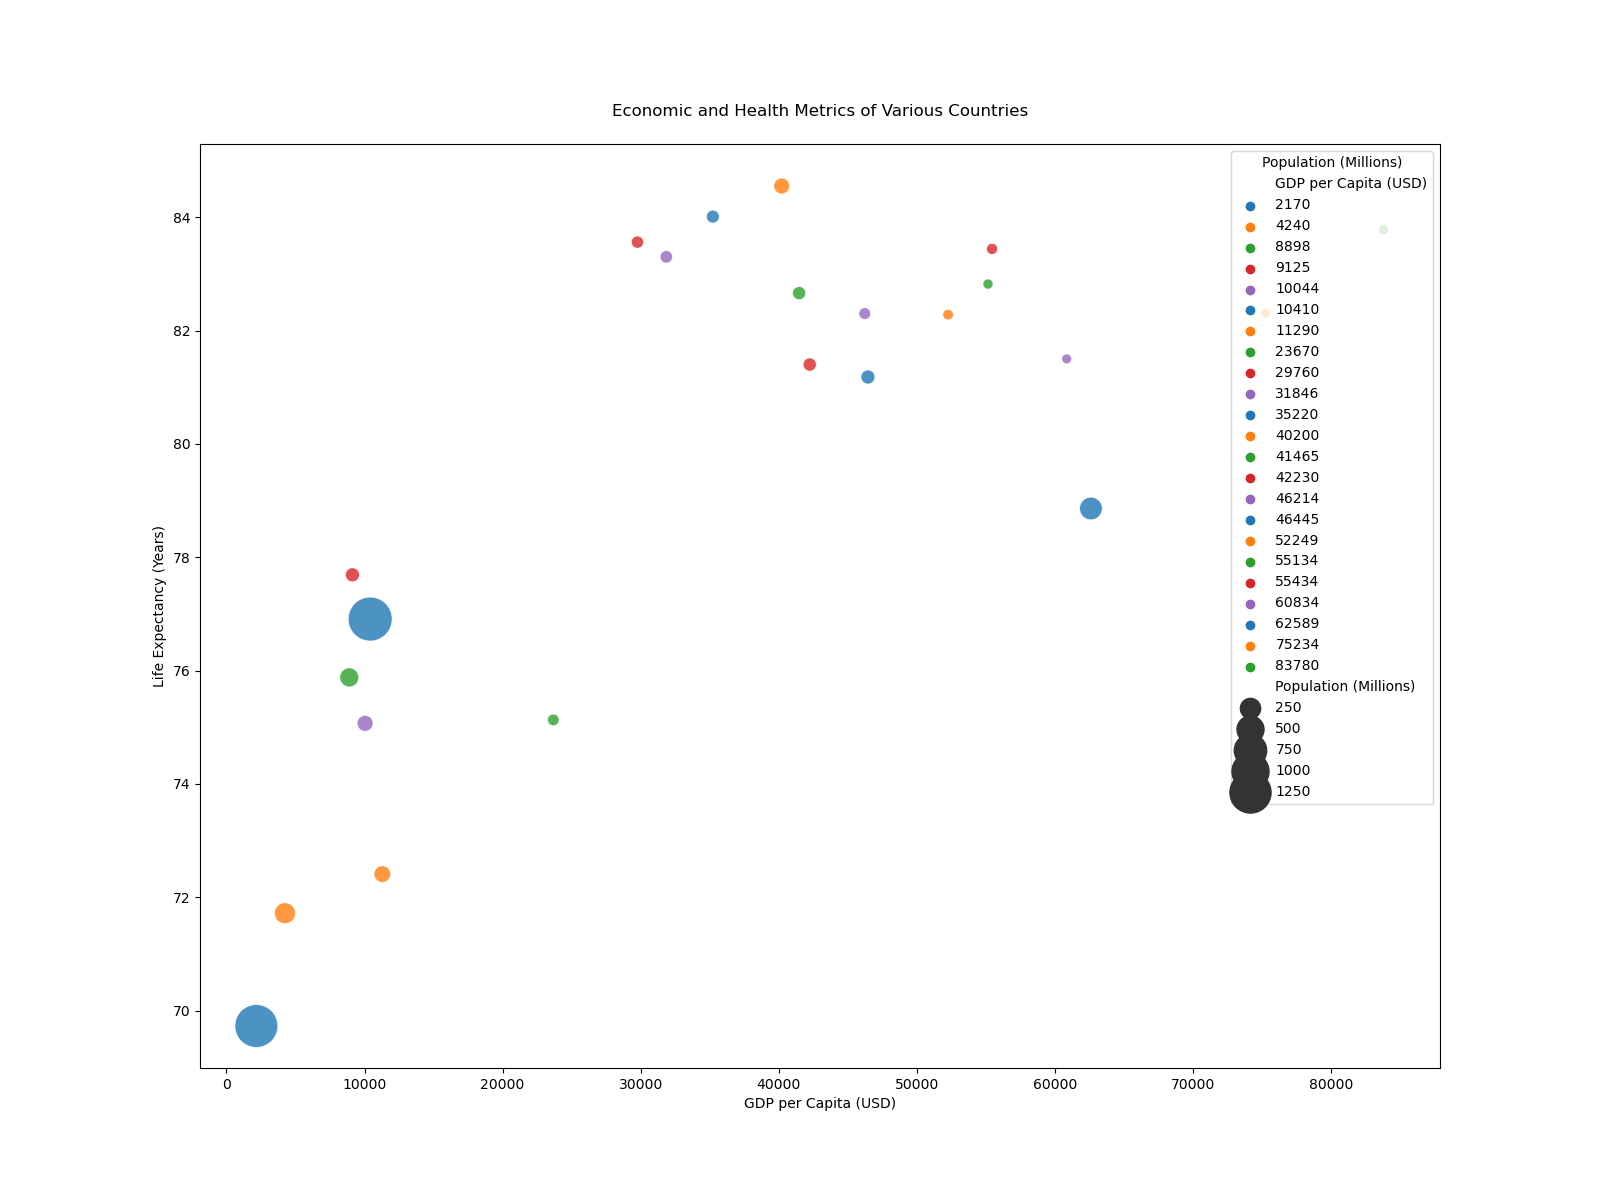

This figure's Python source:

import seaborn as sns
import matplotlib.pyplot as plt
import pandas as pd

data = {
    'Country': ['United States', 'China', 'Japan', 'Germany', 'India', 'United Kingdom',
                'France', 'Brazil', 'Italy', 'Canada', 'Russia', 'South Korea', 
                'Spain', 'Australia', 'Mexico', 'Indonesia', 'Netherlands', 
                'Saudi Arabia', 'Turkey', 'Switzerland', 'Norway', 'Sweden', 'Denmark'],
    'GDP per Capita (USD)': [62589, 10410, 40200, 46445, 2170, 42230,
                             41465, 8898, 35220, 46214, 11290, 31846, 
                             29760, 55434, 10044, 4240, 52249, 23670, 
                             9125, 83780, 75234, 55134, 60834],
    'Life Expectancy (Years)': [78.86, 76.91, 84.55, 81.18, 69.73, 81.40,
                                82.66, 75.88, 84.01, 82.30, 72.41, 83.30, 
                                83.56, 83.44, 75.07, 71.72, 82.28, 75.13, 
                                77.69, 83.78, 82.30, 82.82, 81.5],
    'Population (Millions)': [331, 1438, 126, 83, 1367, 66,
                              65, 213, 60, 38, 145, 51,
                              47, 25, 128, 273, 17,
                              34, 84, 8, 5, 10, 6]
}

df = pd.DataFrame(data)

plt.figure(figsize=(16, 12))
bubble_chart = sns.scatterplot(data=df,
                               x='GDP per Capita (USD)',
                               y='Life Expectancy (Years)',
                               size='Population (Millions)',
                               hue='GDP per Capita (USD)',
                               palette=['#1f77b4', '#ff7f0e', '#2ca02c', '#d62728', '#9467bd'],
                               sizes=(50, 1000),
                               alpha=0.8)

plt.title('Economic and Health Metrics of Various Countries', pad=20)
plt.xlabel('GDP per Capita (USD)')
plt.ylabel('Life Expectancy (Years)')
plt.legend(loc='upper right', title='Population (Millions)')

plt.show()
